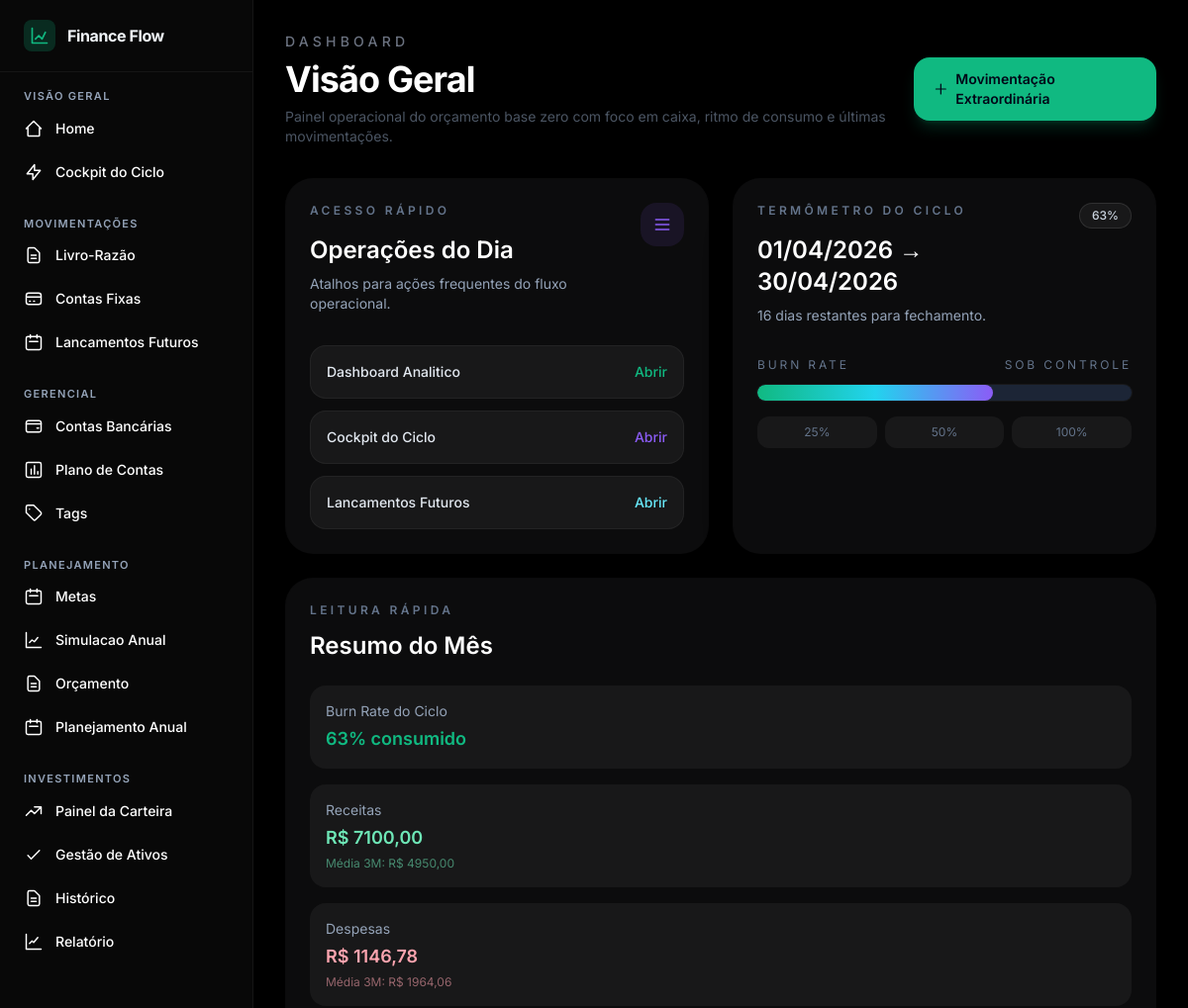
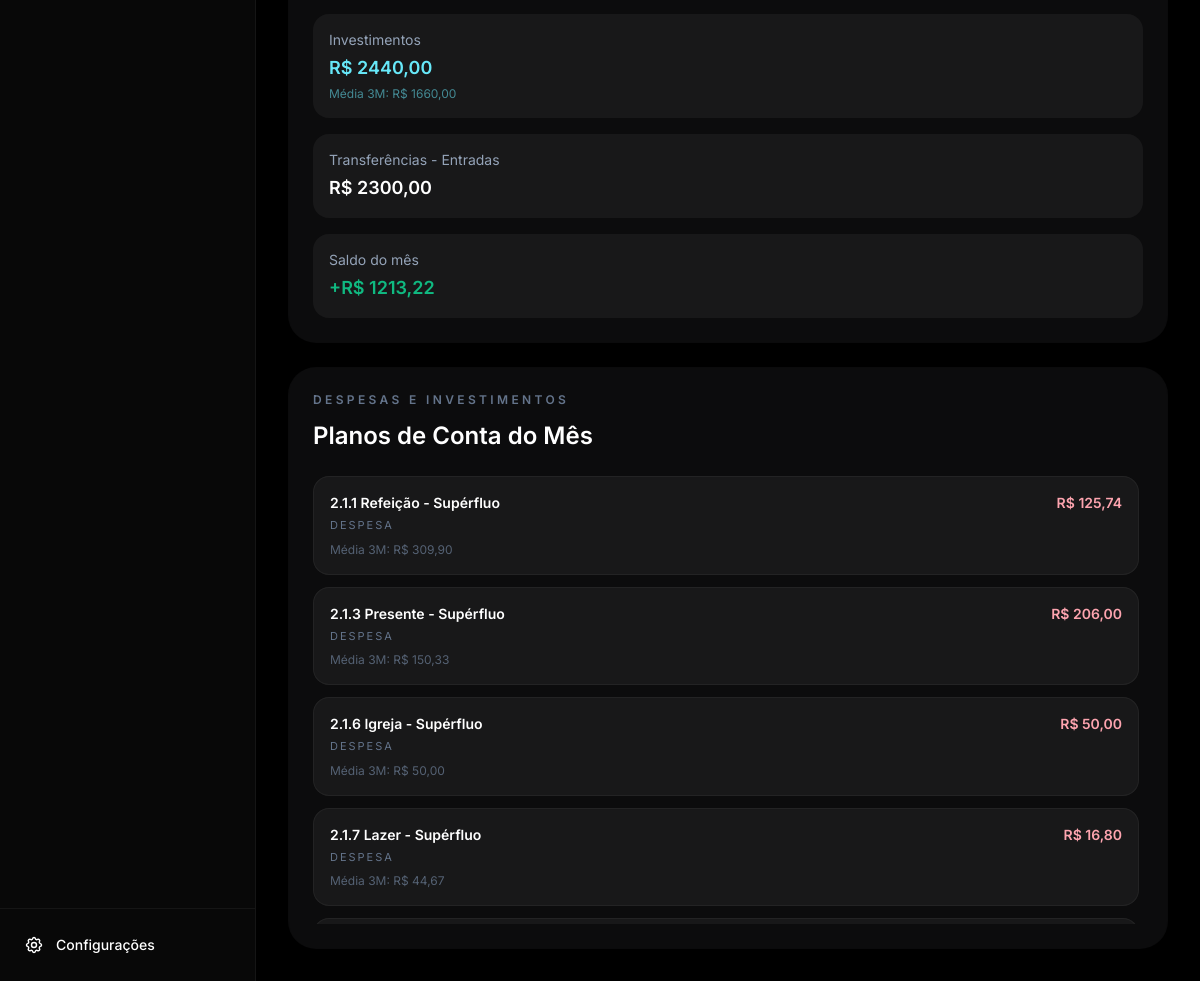
The page / on the database its author committed (2 pictures, top to bottom).
### apps/orcamento/models.py (models this page shows, shortened)
class Ciclo(ModeloBase):
    class Status(models.TextChoices):
        PLANEJAMENTO = 'Planejamento', 'Planejamento'
        ABERTO = 'Aberto', 'Aberto'
        FECHADO = 'Fechado', 'Fechado'
    data_inicio = models.DateField()
    data_fim = models.DateField()
    status = models.CharField(
        max_length=15,
        choices=Status.choices,
        default=Status.PLANEJAMENTO,
    )
    saldo_inicial_projetado = models.DecimalField(max_digits=12, decimal_places=2, default=0)
    saldo_final_realizado = models.DecimalField(max_digits=12, decimal_places=2, null=True, blank=True)
    class Meta:
        verbose_name = 'Ciclo'
        verbose_name_plural = 'Ciclos'
        ordering = ['-data_inicio']

### apps/contas/models.py (models this page shows, shortened)
class PlanoConta(ModeloBase):
    class TipoNatureza(models.TextChoices):
        RECEITA = 'Receita', 'Receita'
        DESPESA = 'Despesa', 'Despesa'
        INVESTIMENTO = 'Investimento', 'Investimento'
        TRANSFERENCIA = 'Transferencia', 'Transferência'
    codigo = models.CharField(
        max_length=40,
        unique=True,
        db_index=True,
        validators=[
            RegexValidator(
                regex=r'^\d+(\.\d+)*$',
                message='Use formato hierárquico numérico, como 1, 1.1 ou 1.1.1.',
            )
        ],
    )
    nome = models.CharField(max_length=150)
    tipo_natureza = models.CharField(max_length=15, choices=TipoNatureza.choices)
    conta_pai = models.ForeignKey(
        'self',
        on_delete=models.CASCADE,
        null=True,
        blank=True,
        related_name='subcontas',
    )
    class Meta:
        verbose_name = 'Plano de Conta'
        verbose_name_plural = 'Plano de Contas'

### apps/core/views.py (the view)
# urls.py: path('', views.home, name='home'),
def home(request):
    hoje = timezone.now().date()
    inicio_mes_atual = hoje.replace(day=1)
    mes_base = inicio_mes_atual.month - 2
    ano_base = inicio_mes_atual.year
    while mes_base <= 0:
        mes_base += 12
        ano_base -= 1
    inicio_janela_3_meses = inicio_mes_atual.replace(year=ano_base, month=mes_base)
    ciclo_ativo = Ciclo.objects.filter(status='Aberto').first()
    dias_restantes = 0
    progresso_burn_rate = 0
    if ciclo_ativo:
        dias_restantes = max((ciclo_ativo.data_fim - hoje).days, 0)
        totais_ciclo = (
            Movimentacao.objects
            .filter(
                ciclo=ciclo_ativo,
                status__in=['Efetivado', 'Validado', 'Pendente'],
            )
            .aggregate(
                entradas=Sum('valor', filter=Q(tipo='Receita')),
                despesas=Sum('valor', filter=Q(tipo__in=['Despesa', 'Investimento'])),
            )
        )
        entradas_ciclo = totais_ciclo['entradas'] or Decimal('0')
        despesas_ciclo = totais_ciclo['despesas'] or Decimal('0')
        if entradas_ciclo > 0:
            progresso_burn_rate = min(
                int(despesas_ciclo / entradas_ciclo * 100),
                100,
            )
    planos_mes_qs = (
        Movimentacao.objects
        .filter(
            status__in=['Efetivado', 'Validado'],
            data_pagamento__month=hoje.month,
            data_pagamento__year=hoje.year,
            plano_conta__tipo_natureza__in=['Despesa', 'Investimento'],
        )
        .values(
            'plano_conta_id',
            'plano_conta__codigo',
            'plano_conta__nome',
            'plano_conta__tipo_natureza',
        )
        .annotate(total_mes=Coalesce(Sum('valor'), Decimal('0.00')))
        .order_by('plano_conta__codigo')
    )
    plano_ids_mes = [item['plano_conta_id'] for item in planos_mes_qs]
    medias_planos_3_meses_map = {}
    if plano_ids_mes:
        medias_planos_3_meses_qs = (
            Movimentacao.objects.annotate(data_referencia=Coalesce('data_pagamento', 'data_vencimento'))
            .filter(
                status__in=['Efetivado', 'Validado'],
                plano_conta_id__in=plano_ids_mes,
                data_referencia__gte=inicio_janela_3_meses,
                data_referencia__lte=hoje,
            )
            .values('plano_conta_id')
            .annotate(total_3_meses=Coalesce(Sum('valor'), Decimal('0.00')))
        )
        medias_planos_3_meses_map = {
            item['plano_conta_id']: (item['total_3_meses'] / Decimal('3.00'))
            for item in medias_planos_3_meses_qs
        }
    planos_resumo_mes = [
        {
            'codigo': item['plano_conta__codigo'],
            'nome': item['plano_conta__nome'],
            'tipo_natureza': item['plano_conta__tipo_natureza'],
            'total_mes': item['total_mes'],
            'media_3_meses': medias_planos_3_meses_map.get(item['plano_conta_id'], Decimal('0.00')),
        }
        for item in planos_mes_qs
    ]
    totais_mes = Movimentacao.objects.filter(
        status__in=['Pendente','Efetivado', 'Validado'],
        data_pagamento__month=hoje.month,
        data_pagamento__year=hoje.year,
    ).aggregate(
        receitas=Sum('valor', filter=Q(tipo='Receita')),
        despesas=Sum('valor', filter=Q(tipo='Despesa')),
        investimentos=Sum('valor', filter=Q(tipo='Investimento')),
        transferencias_entrada=Sum('valor', filter=Q(tipo='TransfEntrada')),
        transferencias_saida=Sum('valor', filter=Q(tipo='TransfSaida')),
    )
    receitas_mes = totais_mes['receitas'] or Decimal('0')
    despesas_mes = totais_mes['despesas'] or Decimal('0')
    investimentos_mes = totais_mes['investimentos'] or Decimal('0')
    transferencias_entrada_mes = totais_mes['transferencias_entrada'] or Decimal('0')
    transferencias_saida_mes = totais_mes['transferencias_saida'] or Decimal('0')
    margem_mes = receitas_mes - (despesas_mes + investimentos_mes)
    saldo_mes = receitas_mes - (despesas_mes + investimentos_mes + transferencias_saida_mes)
    totais_3_meses = Movimentacao.objects.annotate(
        data_referencia=Coalesce('data_pagamento', 'data_vencimento')
    ).filter(
        status__in=['Efetivado', 'Validado'],
        data_referencia__gte=inicio_janela_3_meses,
        data_referencia__lte=hoje,
    ).aggregate(
        receitas=Sum('valor', filter=Q(tipo='Receita')),
        despesas=Sum('valor', filter=Q(tipo='Despesa')),
        investimentos=Sum('valor', filter=Q(tipo='Investimento')),
        transferencias_saida=Sum('valor', filter=Q(tipo='TransfSaida')),
    )
    media_receitas_3_meses = (totais_3_meses['receitas'] or Decimal('0')) / Decimal('3.00')
    media_despesas_3_meses = (totais_3_meses['despesas'] or Decimal('0')) / Decimal('3.00')
    media_investimentos_3_meses = (totais_3_meses['investimentos'] or Decimal('0')) / Decimal('3.00')
    media_transferencias_saida_3_meses = (totais_3_meses['transferencias_saida'] or Decimal('0')) / Decimal('3.00')
    context = {
        'receitas_mes': receitas_mes,
        'despesas_mes': despesas_mes,
        'investimentos_mes': investimentos_mes,
        'transferencias_entrada_mes': transferencias_entrada_mes,
        'transferencias_saida_mes': transferencias_saida_mes,
        'saldo_mes': saldo_mes,
        'media_receitas_3_meses': media_receitas_3_meses,
        'media_despesas_3_meses': media_despesas_3_meses,
        'media_investimentos_3_meses': media_investimentos_3_meses,
        'media_transferencias_saida_3_meses': media_transferencias_saida_3_meses,
        'margem_mes': margem_mes,
        'ciclo_ativo': ciclo_ativo,
        'dias_restantes': dias_restantes,
        'progresso_burn_rate': progresso_burn_rate,
        'planos_resumo_mes': planos_resumo_mes,
    }
    return render(request, 'core/dashboard.html', context)

### templates/core/dashboard.html (shortened to what this page needs)
{% extends "layouts/base.html" %}
{% block content %}
<div class="mx-auto max-w-7xl">
  <div class="flex flex-col gap-4 md:flex-row md:items-center md:justify-between">
    <div>
      <p class="text-sm font-medium uppercase tracking-[0.3em] text-gray-500">Dashboard</p>
      <h1 class="mt-2 text-4xl font-bold tracking-tight text-white">Visão Geral</h1>
      <p class="mt-2 max-w-2xl text-sm text-gray-600">
        Painel operacional do orçamento base zero com foco em caixa, ritmo de consumo e últimas movimentações.
      </p>
    </div>
    <a href="{% url 'transacoes:partida_dupla' %}" class="inline-flex items-center justify-center gap-2 rounded-2xl bg-neonprimary px-5 py-3 text-sm font-semibold text-slate-950 shadow-lg shadow-neonprimary/20 transition hover:brightness-110">
      <svg xmlns="http://www.w3.org/2000/svg" class="h-4 w-4" fill="none" viewBox="0 0 24 24" stroke="currentColor" stroke-width="2">
        <path stroke-linecap="round" stroke-linejoin="round" d="M12 4v16m8-8H4" />
      </svg>
      Movimentação Extraordinária
    </a>
  </div>
  <div class="mt-8 grid grid-cols-1 gap-6 xl:grid-cols-3">
    <div class="grid grid-cols-1 gap-6 md:grid-cols-2 xl:col-span-2">
      <section class="glass-panel rounded-[28px] p-6 shadow-2xl shadow-black/10">
        <div class="flex items-start justify-between gap-4">
          <div>
            <p class="text-xs font-semibold uppercase tracking-[0.28em] text-slate-500">Acesso Rápido</p>
            <h2 class="mt-4 text-2xl font-semibold text-white">Operações do Dia</h2>
            <p class="mt-2 text-sm text-slate-400">Atalhos para ações frequentes do fluxo operacional.</p>
          </div>
          <div class="rounded-2xl bg-neonaccent/10 p-3 text-neonaccent">
            <svg xmlns="http://www.w3.org/2000/svg" class="h-5 w-5" fill="none" viewBox="0 0 24 24" stroke="currentColor" stroke-width="1.8">
              <path stroke-linecap="round" stroke-linejoin="round" d="M4 6h16M4 12h16M4 18h16" />
            </svg>
          </div>
        </div>
        <div class="mt-8 space-y-3">
          <a href="{% url 'core:dashboard_analitico' %}" class="flex w-full items-center justify-between rounded-2xl border border-white/5 bg-white/5 px-4 py-4 text-left text-sm font-medium text-slate-200 transition hover:border-neonprimary/30 hover:bg-neonprimary/10">
            <span>Dashboard Analitico</span>
            <span class="text-neonprimary">Abrir</span>
          </a>
          <a href="{% url 'orcamento:cockpit_ciclo' %}" class="flex w-full items-center justify-between rounded-2xl border border-white/5 bg-white/5 px-4 py-4 text-left text-sm font-medium text-slate-200 transition hover:border-neonaccent/30 hover:bg-neonaccent/10">
            <span>Cockpit do Ciclo</span>
            <span class="text-neonaccent">Abrir</span>
          </a>
          <a href="{% url 'transacoes:lista_futuros' %}" class="flex w-full items-center justify-between rounded-2xl border border-white/5 bg-white/5 px-4 py-4 text-left text-sm font-medium text-slate-200 transition hover:border-cyan-400/30 hover:bg-cyan-400/10">
            <span>Lancamentos Futuros</span>
            <span class="text-cyan-300">Abrir</span>
          </a>
        </div>
      </section>
      <section class="glass-panel rounded-[28px] p-6 shadow-2xl shadow-black/10">
      {% if ciclo_ativo %}
        <div class="flex items-start justify-between gap-4">
          <div>
            <p class="text-xs font-semibold uppercase tracking-[0.28em] text-slate-500">Termômetro do Ciclo</p>
            <h2 class="mt-4 text-2xl font-semibold text-white">{{ ciclo_ativo.data_inicio|date:"d/m/Y" }} → {{ ciclo_ativo.data_fim|date:"d/m/Y" }}</h2>
            <p class="mt-2 text-sm text-slate-400">{{ dias_restantes }} dia{{ dias_restantes|pluralize }} restante{{ dias_restantes|pluralize }} para fechamento.</p>
          </div>
          <span class="rounded-full border border-white/10 bg-white/5 px-3 py-1 text-xs font-medium text-slate-300">
            {{ progresso_burn_rate }}%
          </span>
        </div>
        <div class="mt-8">
          <div class="mb-3 flex items-center justify-between text-xs uppercase tracking-[0.24em] text-slate-500">
            <span>Burn Rate</span>
            <span>{% if progresso_burn_rate > 80 %}Atenção{% else %}Sob Controle{% endif %}</span>
          </div>
          <div class="h-4 overflow-hidden rounded-full bg-slate-800/90 ring-1 ring-white/5">
            <div
              class="h-full rounded-full transition-all duration-700 {% if progresso_burn_rate > 80 %}bg-neondanger{% else %}bg-gradient-to-r from-neonprimary via-cyan-400 to-neonaccent{% endif %}"
              style="width: {{ progresso_burn_rate }}%"
            ></div>
          </div>
          <div class="mt-4 grid grid-cols-3 gap-2 text-center text-xs text-slate-500">
            <div class="rounded-xl bg-white/5 px-3 py-2">25%</div>
            <div class="rounded-xl bg-white/5 px-3 py-2">50%</div>
            <div class="rounded-xl bg-white/5 px-3 py-2">100%</div>
          </div>
        </div>
      {% endif %}
      </section>
    </div>
    <section class="glass-panel rounded-[28px] p-6 shadow-2xl shadow-black/10 xl:row-span-2 xl:h-full">
      <p class="text-xs font-semibold uppercase tracking-[0.28em] text-slate-500">Leitura Rápida</p>
      <h2 class="mt-3 text-2xl font-semibold text-white">Resumo do Mês</h2>
      <div class="mt-6 space-y-4">
        <div class="rounded-2xl bg-white/5 p-4">
          <p class="text-sm text-slate-400">Burn Rate do Ciclo</p>
          {% if ciclo_ativo %}
            <p class="mt-1 text-lg font-semibold {% if progresso_burn_rate > 80 %}text-neondanger{% else %}text-neonprimary{% endif %}">{{ progresso_burn_rate }}% consumido</p>
          {% else %}
            <p class="mt-1 text-lg font-semibold text-slate-500">Sem ciclo ativo</p>
          {% endif %}
        </div>
        <div class="rounded-2xl bg-white/5 p-4">
          <p class="text-sm text-slate-400">Receitas</p>
          <p class="mt-1 text-lg font-semibold text-emerald-300">R$ {{ receitas_mes|floatformat:2 }}</p>
          <p class="mt-1 text-xs text-emerald-300/55">Média 3M: R$ {{ media_receitas_3_meses|floatformat:2 }}</p>
        </div>
        <div class="rounded-2xl bg-white/5 p-4">
          <p class="text-sm text-slate-400">Despesas</p>
          <p class="mt-1 text-lg font-semibold text-rose-300">R$ {{ despesas_mes|floatformat:2 }}</p>
          <p class="mt-1 text-xs text-rose-300/55">Média 3M: R$ {{ media_despesas_3_meses|floatformat:2 }}</p>
        </div>
        <div class="rounded-2xl bg-white/5 p-4">
          <p class="text-sm text-slate-400">Investimentos</p>
          <p class="mt-1 text-lg font-semibold text-cyan-300">R$ {{ investimentos_mes|floatformat:2 }}</p>
          <p class="mt-1 text-xs text-cyan-300/55">Média 3M: R$ {{ media_investimentos_3_meses|floatformat:2 }}</p>
        </div>
        <div class="rounded-2xl bg-white/5 p-4">
          <p class="text-sm text-slate-400">Transferências - Entradas</p>
          <p class="mt-1 text-lg font-semibold text-white">R$ {{ transferencias_entrada_mes|floatformat:2 }}</p>
        </div>
        <div class="rounded-2xl bg-white/5 p-4">
          <p class="text-sm text-slate-400">Saldo do mês</p>
          <p class="mt-1 text-lg font-semibold {% if saldo_mes >= 0 %}text-neonprimary{% else %}text-neondanger{% endif %}">
            {% if saldo_mes >= 0 %}+{% endif %}R$ {{ saldo_mes|floatformat:2 }}
          </p>
        </div>
      </div>
    </section>
    <section class="glass-panel rounded-[28px] p-6 shadow-2xl shadow-black/10 xl:col-span-2">
      <div class="flex items-center justify-between gap-4">
        <div>
          <p class="text-xs font-semibold uppercase tracking-[0.28em] text-slate-500">Despesas e Investimentos</p>
          <h2 class="mt-3 text-2xl font-semibold text-white">Planos de Conta do Mês</h2>
        </div>
      </div>
      <div class="mt-6 max-h-[28rem] space-y-3 overflow-y-auto pr-1">
        {% for plano in planos_resumo_mes %}
          <article class="rounded-2xl border border-white/5 bg-white/5 px-4 py-4 transition hover:border-white/10 hover:bg-white/[0.04]">
            <div class="flex items-start justify-between gap-4">
              <div class="min-w-0 flex-1">
                <h3 class="truncate text-sm font-semibold text-white">{{ plano.codigo }} {{ plano.nome }}</h3>
                <p class="mt-1 text-[11px] uppercase tracking-[0.18em] text-slate-500">{{ plano.tipo_natureza }}</p>
                <p class="mt-2 text-xs text-slate-500/80">Média 3M: R$ {{ plano.media_3_meses|floatformat:2 }}</p>
              </div>
              <div class="text-right">
                <p class="text-sm font-semibold {% if plano.tipo_natureza == 'Investimento' %}text-cyan-300{% else %}text-rose-300{% endif %}">
                  R$ {{ plano.total_mes|floatformat:2 }}
                </p>
              </div>
            </div>
          </article>
        {% endfor %}
      </div>
    </section>
  </div>
</div>
{% endblock %}

### rows shown on the page
Ciclo: data_inicio "01/04/2026", data_fim "30/04/2026"
PlanoConta: codigo "2.1.1", nome "Refeição - Supérfluo", tipo_natureza "DESPESA", media_3_meses "309,90", total_mes "125,74"
PlanoConta: codigo "2.1.3", nome "Presente - Supérfluo", tipo_natureza "DESPESA", media_3_meses "150,33", total_mes "206,00"
PlanoConta: codigo "2.1.6", nome "Igreja - Supérfluo", tipo_natureza "DESPESA", media_3_meses "50,00", total_mes "50,00"
PlanoConta: codigo "2.1.7", nome "Lazer - Supérfluo", tipo_natureza "DESPESA", media_3_meses "44,67", total_mes "16,80"

### other values the page prints
{{ dias_restantes }} "16"
{{ progresso_burn_rate }} "63"
{{ receitas_mes|floatformat:2 }} "7100,00"
{{ media_receitas_3_meses|floatformat:2 }} "4950,00"
{{ despesas_mes|floatformat:2 }} "1146,78"
{{ media_despesas_3_meses|floatformat:2 }} "1964,06"
{{ investimentos_mes|floatformat:2 }} "2440,00"
{{ media_investimentos_3_meses|floatformat:2 }} "1660,00"
{{ transferencias_entrada_mes|floatformat:2 }} "2300,00"
{{ saldo_mes|floatformat:2 }} "1213,22"
